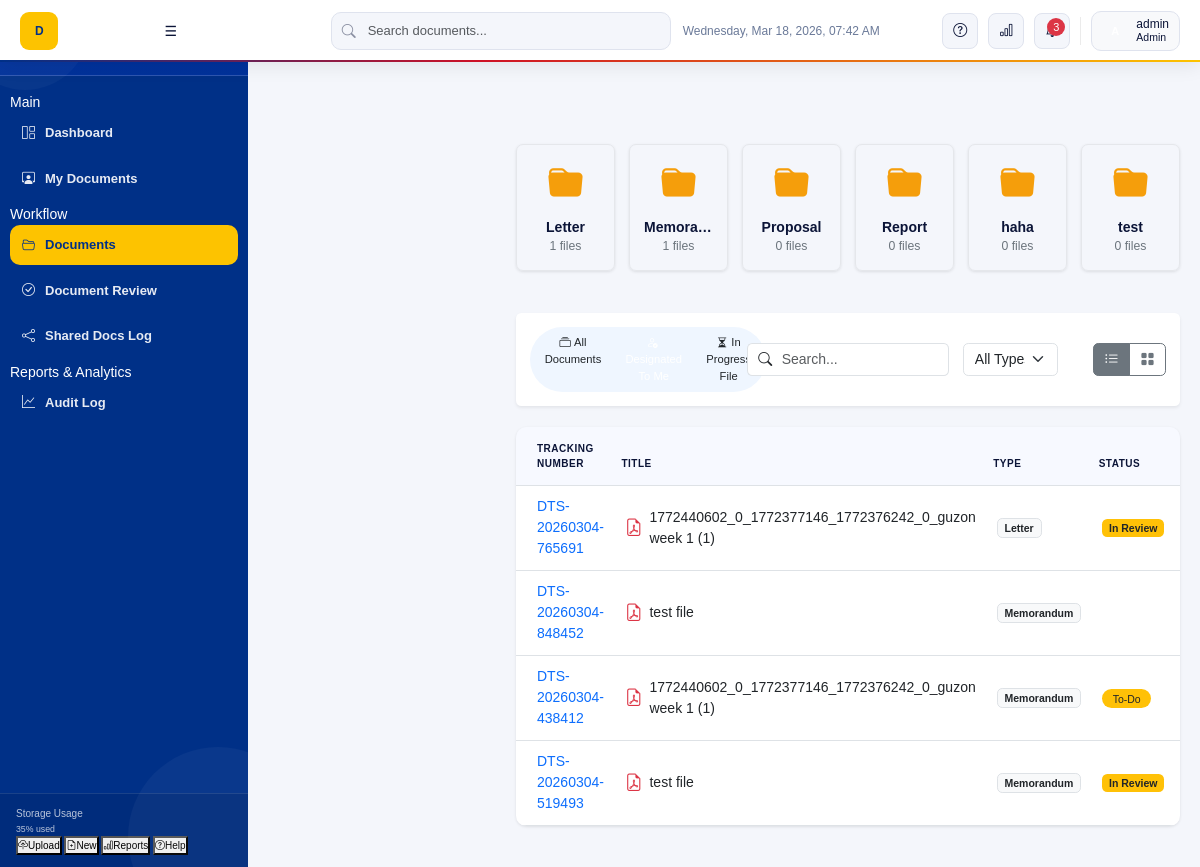
The app's page /documents/document.php?view=designated (signed in) with its own data.
### tables this page shows
CREATE TABLE `document_types` (
  `type_id` int(11) NOT NULL,
  `type_name` varchar(100) NOT NULL
);

CREATE TABLE `documents` (
  `document_id` int(11) NOT NULL,
  `tracking_number` varchar(50) NOT NULL,
  `title` varchar(200) NOT NULL,
  `description` text DEFAULT NULL,
  `type_id` int(11) DEFAULT NULL,
  `status_id` int(11) DEFAULT NULL,
  `created_by` int(11) DEFAULT NULL,
  `created_at` timestamp NOT NULL DEFAULT current_timestamp()
);

### documents/document.php (the view, shortened to what this page needs)
<?php
include dirname(__DIR__) . '/plugins/conn.php';
$user_id = (int)$_SESSION['user_id'];
$types_query = "SELECT dt.type_id, dt.type_name, COUNT(d.document_id) as file_count
                FROM document_types dt
                LEFT JOIN documents d ON dt.type_id = d.type_id AND d.status_id = 5
                GROUP BY dt.type_id, dt.type_name";
$types_result = $conn->query($types_query);
$types = [];
while($row = $types_result->fetch_assoc()) {
    $types[] = $row;
}
$view = (isset($_GET['view']) && in_array($_GET['view'], ['designated', 'inprogress'])) ? $_GET['view'] : 'all';
$where_clauses = [];
$params = [];
$types_string = "";
if ($view === 'designated') {
    $where_clauses[] = "EXISTS (SELECT 1 FROM document_shares ds2 WHERE ds2.document_id = d.document_id AND ds2.recipient_id = ?)";
    $params[] = $user_id;
    $types_string .= "i";
} elseif ($view === 'inprogress') {
    $where_clauses[] = "d.status_id IN (2, 3, 4)";
    $where_clauses[] = "NOT EXISTS (SELECT 1 FROM document_shares ds WHERE ds.document_id = d.document_id)";
} else {
    $where_clauses[] = "d.status_id = 5";
    $where_clauses[] = "NOT EXISTS (SELECT 1 FROM document_shares ds WHERE ds.document_id = d.document_id)";
}
$where_sql = "";
if (count($where_clauses) > 0) {
    $where_sql = "WHERE " . implode(" AND ", $where_clauses);
}
$all_docs_query = "SELECT d.*, dt.type_name, s.status_name, u.username as created_by_user,
                   (SELECT file_path FROM attachments WHERE document_id = d.document_id LIMIT 1) as file_path,
                   (SELECT file_name FROM attachments WHERE document_id = d.document_id LIMIT 1) as file_name,
                   (SELECT COUNT(*) FROM document_activity_log dal WHERE dal.document_id = d.document_id AND dal.user_id = ? AND dal.activity_type = 'finished') as is_finished,
                   (SELECT remark FROM document_remarks dr WHERE dr.document_id = d.document_id AND dr.remark LIKE 'Required Action:%' ORDER BY dr.created_at DESC LIMIT 1) as required_action_remark
                   FROM documents d
                   LEFT JOIN document_types dt ON d.type_id = dt.type_id
                   LEFT JOIN document_status s ON d.status_id = s.status_id
                   LEFT JOIN users u ON d.created_by = u.user_id
                   $where_sql
                   ORDER BY d.created_at DESC";
$stmt = $conn->prepare($all_docs_query);
if (!empty($params)) {
    array_unshift($params, $user_id);
    $types_string = "i" . $types_string;
    $stmt->bind_param($types_string, ...$params);
} else {
    $stmt->bind_param("i", $user_id);
}
$stmt->execute();
$all_docs_result = $stmt->get_result();
$documents_data = [];
if ($all_docs_result && $all_docs_result->num_rows > 0) {
    while ($doc = $all_docs_result->fetch_assoc()) {
        $documents_data[] = $doc;
    }
}
?>
<!DOCTYPE html>
<html lang="en">
<head>
    <link href="https://cdn.jsdelivr.net/npm/bootstrap@5.3.0/dist/css/bootstrap.min.css" rel="stylesheet">
    <link href="https://cdn.jsdelivr.net/npm/bootstrap-icons@1.10.0/font/bootstrap-icons.css" rel="stylesheet">
    <link rel="stylesheet" href="../assets/css/custom.css">
</head>
<body>
    <?php
    include __DIR__ . '/../includes/sidebar.php';
    ?>
    <main class="main-content">
        <?php include __DIR__ . '/../includes/navbar.php'; ?>
        <div class="row g-3 mb-5">
            <?php
            if (count($types) > 0) {
                foreach ($types as $type) {
            ?>
            <div class="col-md-2 col-6">
                <a href="#" class="folder-card view-folder-btn" data-type-id="<?php echo $type['type_id']; ?>" data-type-name="<?php echo htmlspecialchars($type['type_name']); ?>">
                    <div class="folder-icon"><i class="bi bi-folder-fill"></i></div>
                    <h6 class="fw-bold mb-0 text-truncate"><?php echo htmlspecialchars($type['type_name']); ?></h6>
                    <small class="text-secondary"><?php echo $type['file_count']; ?> files</small>
                </a>
            </div>
            <?php
                }
            } else {
                echo '<div class="col-12"><p class="text-center text-secondary">No document types found.</p></div>';
            }
            ?>
        </div>
        <div class="card border-0 shadow-sm mb-4">
            <div class="card-body p-3">
                <form method="GET" action="" class="row g-3 align-items-center">
                    <div class="col-md-4">
                        <div class="btn-group scope-toggle" role="group" aria-label="Scope Toggle">
                            <a href="document.php?view=all" class="btn <?php echo ($view === 'all') ? 'active' : ''; ?>">
                                <i class="bi bi-collection me-1"></i>All Documents
                            </a>
                            <a href="document.php?view=designated" class="btn <?php echo ($view === 'designated') ? 'active' : ''; ?>">
                                <i class="bi bi-person-check me-1"></i>Designated To Me
                            </a>
                            <a href="document.php?view=inprogress" class="btn <?php echo ($view === 'inprogress') ? 'active' : ''; ?>">
                                <i class="bi bi-hourglass-split me-1"></i>In Progress File
                            </a>
                        </div>
                    </div>
                    <div class="col-md-4">
                        <div class="input-group">
                            <span class="input-group-text bg-white border-end-0"><i class="bi bi-search"></i></span>
                            <input type="text" name="search" class="form-control border-start-0 ps-0" placeholder="Search..." value="<?php echo isset($_GET['search']) ? htmlspecialchars($_GET['search']) : ''; ?>" onchange="this.form.submit()">
                        </div>
                    </div>
                    <div class="col-md-2">
                        <select name="type" class="form-select" onchange="this.form.submit()">
                            <option value="">All Types</option>
                        </select>
                    </div>
                    <div class="col-md-2">
                        <div class="d-flex justify-content-end">
                            <div class="btn-group" role="group" aria-label="View Toggle">
                                <button type="button" class="btn btn-outline-secondary active" id="listViewBtn" onclick="toggleView('list')" title="List View">
                                    <i class="bi bi-list-ul"></i>
                                </button>
                                <button type="button" class="btn btn-outline-secondary" id="gridViewBtn" onclick="toggleView('grid')" title="Grid View">
                                    <i class="bi bi-grid-fill"></i>
                                </button>
                            </div>
                        </div>
                    </div>
                </form>
            </div>
        </div>
        <div id="listViewContainer" class="document-table mb-4">
            <div class="table-responsive">
                <table class="table table-hover align-middle mb-0">
                    <thead class="bg-light">
                        <tr>
                            <th class="ps-4 py-3">Tracking Number</th>
                            <th class="py-3">Title</th>
                            <th class="py-3">Type</th>
                            <th class="py-3">Status</th>
                            <th class="py-3">Sent By</th>
                        </tr>
                    </thead>
                    <tbody>
                        <?php
                        if (count($documents_data) > 0) {
                            foreach ($documents_data as $doc) {
                                $status_class = 'status-draft';
                                switch($doc['status_id']) {
                                    case 4: $status_class = 'status-forwarded'; break;
                                    case 5: $status_class = 'status-approved'; break;
                                }
                                $status_display = '<span class="status-badge ' . $status_class . '">' . htmlspecialchars($doc['status_name']) . '</span>';
                     if ($view === 'designated') {
                         if ($doc['status_id'] == 5) {
                             $status_display = '';
                         } elseif (isset($doc['is_finished']) && $doc['is_finished'] > 0) {
                             $status_display = '<span class="badge bg-warning text-dark">In Review</span>';
                         } elseif ($doc['status_id'] == 1) {
                                        $action_text = 'Pending';
                                        $action_bg = 'bg-secondary text-white';
                                        if (!empty($doc['required_action_remark'])) {
                                            $remark = $doc['required_action_remark'];
                                            if (stripos($remark, 'Review') !== false) {
                                                $action_text = 'For Review';
                                                $action_bg = 'bg-info text-dark';
                                            } elseif (stripos($remark, 'Approval') !== false) {
                                                $action_text = 'For Approval';
                                                $action_bg = 'bg-primary text-white';
                                            } elseif (stripos($remark, 'To-Do') !== false) {
                                                $action_text = 'To-Do';
                                                $action_bg = 'bg-warning text-dark';
                                            }
                                        }
                                        $status_display = '<span class="status-badge ' . $action_bg . '">' . htmlspecialchars($action_text) . '</span>';
                                    } elseif ($doc['status_id'] == 4) {
                                        $status_display = '<span class="status-badge status-forwarded">For Revision</span>';
                                    }
                                }
                                $icon_class = 'bi-file-earmark';
                                $icon_color = 'text-secondary';
                                $file_ext = '';
                                if (!empty($doc['file_name'])) {
                                    $file_ext = strtolower(pathinfo($doc['file_name'], PATHINFO_EXTENSION));
                                }
                                if (!empty($file_ext)) {
                                    switch ($file_ext) {
                                        case 'pdf':
                                            $icon_class = 'bi-file-earmark-pdf';
                                            $icon_color = 'text-danger';
                                            break;
                                    }
                                }
                        ?>
                        <tr>
                            <td class="ps-4 fw-medium text-primary"><?php echo htmlspecialchars($doc['tracking_number']); ?></td>
                            <td>
                                <div class="d-flex align-items-center">
                                    <i class="bi <?php echo $icon_class; ?> <?php echo $icon_color; ?> me-2 fs-5"></i>
                                    <span><?php echo htmlspecialchars($doc['title']); ?></span>
                                </div>
                            </td>
                            <td><span class="badge bg-light text-dark border"><?php echo htmlspecialchars($doc['type_name']); ?></span></td>
                            <td><?php echo $status_display; ?></td>
                            <td><?php echo htmlspecialchars($doc['created_by_user']); ?></td>
                        </tr>
                        <?php
                            }
                        } else {
                            echo '<tr><td colspan="7" class="text-center py-5 text-secondary">No documents found matching your filters.</td></tr>';
                        }
                        ?>
                    </tbody>
                </table>
            </div>
        </div>
    </main>
</body>
</html>

### assets/css/custom.css (style rules this page uses)
:root { --bp-blue: #003087; --bp-blue-mid: #1351A8; --bp-blue-hover: #0d3d8a; --bp-blue-light: #E8EEF9; --bp-blue-lighter: #f0f4fc; --bp-red: #CE1126; --bp-red-light: #FDEAEC; --bp-gold: #FDC300; --bp-gold-light: #FFF8DC; --bp-gold-dark: #9a7500; --bp-white: #FFFFFF; --bp-surface: #F4F6FB; --bp-border: rgba(0,48,135,0.11); --bp-border-strong: rgba(0,48,135,0.22); --bp-text: #0B1437; --bp-muted: #6B7A99; --bp-muted-light: #a0aec0; --font: 'Plus Jakarta Sans', sans-serif; --radius: 14px; --radius-sm: 9px; --radius-xs: 6px; --sidebar-w: 248px; --navbar-h: 62px; --transition: all 0.18s cubic-bezier(0.4,0,0.2,1); --sidebar-transition: all 0.26s cubic-bezier(0.4,0,0.2,1); --sidebar-w-sm: 62px; }
*, *::before, *::after { box-sizing: border-box; margin: 0; padding: 0; }
html, body { height: 100%; width: 100%; overflow: hidden; font-family: var(--font); background: var(--bp-surface); color: var(--bp-text); font-size: 14px; line-height: 1.5; }
body { min-height: 100vh; }
body { display: grid; grid-template-columns: var(--sidebar-w) 1fr; grid-template-rows: var(--navbar-h) 1fr; min-height: 100vh; height: 100vh; width: 100vw; overflow: hidden; transition: grid-template-columns 0.26s cubic-bezier(0.4,0,0.2,1); }
* { box-sizing: border-box; }
.main-content { grid-column: 2; grid-row: 2; overflow-y: auto; min-height: calc(100vh - var(--navbar-h)); background: var(--bp-surface); padding: 18px 20px 20px; transition: margin var(--transition), padding var(--transition); position: relative; z-index: auto; }
.main-content { margin-left: var(--sidebar-w); padding: calc(var(--navbar-h) + 20px) 20px 20px; transition: margin 0.26s ease; }
.folder-card { background:var(--white);border:1px solid #e5e7eb;border-radius:.5rem;padding:1rem;text-align:center;transition:.2s;cursor:pointer;box-shadow:0 1px 3px rgba(0,0,0,.1);height:100%;text-decoration:none;display:block;color:inherit }
.folder-icon { font-size:2.5rem;color:#f59e0b;margin-bottom:.5rem }
.document-table { background:var(--white);border-radius:.75rem;box-shadow:0 1px 3px rgba(0,0,0,.1);overflow:hidden }
.status-badge { padding:.25rem .75rem;border-radius:9999px;font-size:.75rem;font-weight:500 }
.scope-toggle { background:#eff6ff;border-radius:999px;padding:.15rem }
.scope-toggle .btn { border:none;border-radius:999px;padding:.35rem .9rem;font-size:.8rem;color:var(--muted) }
.scope-toggle .btn.active { background:var(--blue);color:#fff }
.table th { font-weight: 600; color: var(--muted); font-size: 12px; letter-spacing: 0.05em; }
.table td { padding: 0.75rem; vertical-align: middle; }
.table thead th { background:#F7F9FF;font-size:10px;font-weight:600;color:var(--muted);text-transform:uppercase;letter-spacing:.5px }

### records on screen
document_types: type_name "Letter", file_count "1"
document_types: type_name "Memora…", file_count "1"
document_types: type_name "Proposal", file_count "0"
document_types: type_name "Report", file_count "0"
document_types: type_name "haha", file_count "0"
document_types: type_name "test", file_count "0"
documents: tracking_number "DTS-20260304-765691", title "1772440602_0_1772377146_1772376242_0_guzon week 1 (1)", type.type_name "Letter", shows "In Review"
documents: tracking_number "DTS-20260304-848452", title "test file", type.type_name "Memorandum"
documents: tracking_number "DTS-20260304-438412", title "1772440602_0_1772377146_1772376242_0_guzon week 1 (1)", type.type_name "Memorandum", action_text "To-Do"
documents: tracking_number "DTS-20260304-519493", title "test file", type.type_name "Memorandum", shows "In Review"

### other values on screen
$_SESSION['username'] "admin"
$roleDisplay "Admin"
